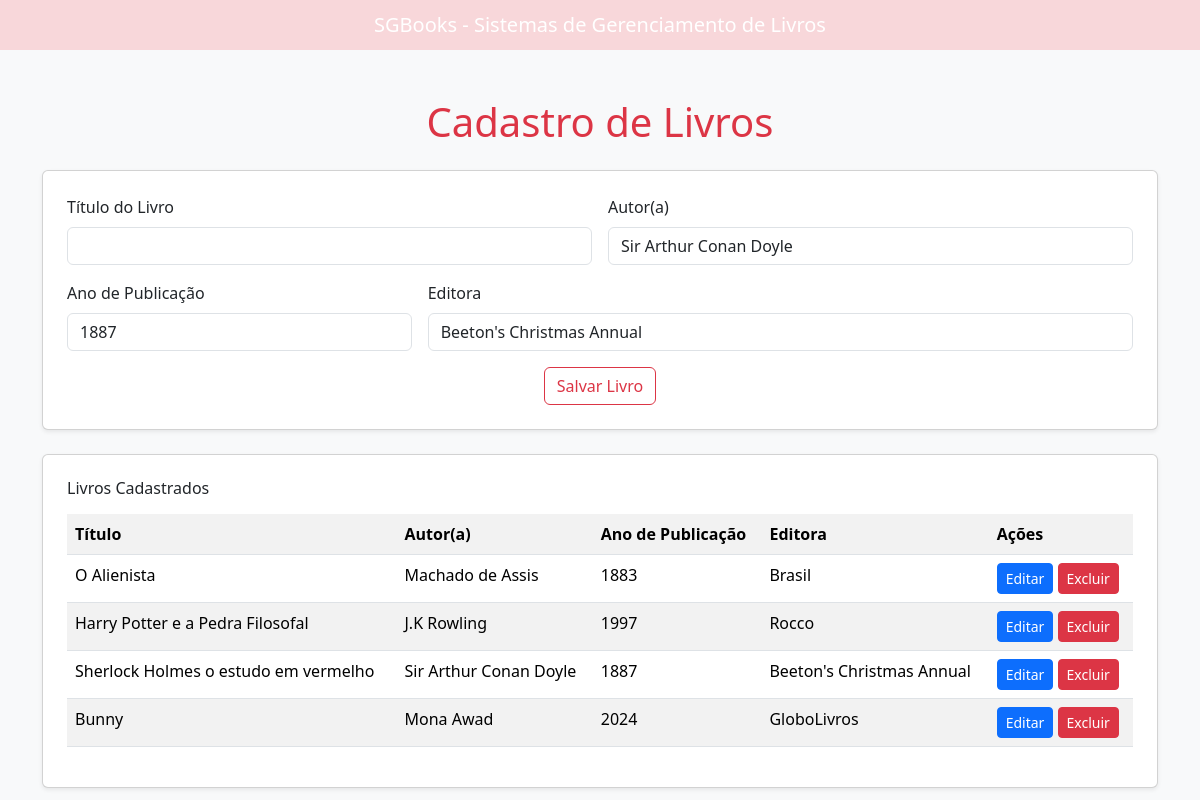
Page /livros/editar/3 on the committed database.
### sgb_livros/models.py (models this page shows)
class Livro(models.Model): #models.model indica que a classe Livro é um modelo do Django é padrão
    titulo = models.CharField(max_length=200) #CharField é um campo de texto com tamanho máximo definido
    autor = models.CharField(max_length=150)
    ano_publicacao = models.PositiveIntegerField()
    editora = models.CharField(max_length=100, blank=True, null=True) #blank e null permitem que o campo seja opcional
    def __str__(self):
        return self.titulo

### sgb_livros/views.py (the view, shortened to what this page needs)
# urls.py: path('editar/<int:livro_id>', views.edita_livro, name='edita_livro'),
def edita_livro(request, livro_id):
    livro = get_object_or_404(Livro, id=livro_id)
    livros = Livro.objects.all()  # Recupera todos os livros do banco de dados
    return render(request, 'livros.html', {'livros': livros, 'livro_editar': livro})

### sgb_livros/templates/livros.html (shortened to what this page needs)
<!DOCTYPE html>
<html lang="pt-br">
  <head>
    <link href="https://cdn.jsdelivr.net/npm/bootstrap@5.3.8/dist/css/bootstrap.min.css" rel="stylesheet">
  </head>
   <body class="bg-light">
    <header>
      <nav class="navbar navbar-expand-lg navbar-dark bg-danger-subtle">
        <div class="container-fluid justify-content-center">
          <span class="navbar-brand mb-0 h1 mx-3 text-gray"> SGBooks - Sistemas de Gerenciamento de Livros </span>
        </div>
      </nav>
    </header>
    <div class="container mt-5">
      <h1 class="mb-4 text-center text-danger">Cadastro de Livros</h1>
      <div class="card p-4 mb-4 shadow-sm">
          <form action="" method="POST">
            <div class="row g-3">
              <div class="col-md-6">
                <label class="form-label">Título do Livro</label>
                <input type="text" name="titulo" class="form-control" value="{{ titulo_editar.titulo|default:'' }}" required>
              </div>
              <div class="col-md-6">
                <label class="form-label">Autor(a)</label>
                <input type="text" name="autor" class="form-control" value="{{ livro_editar.autor|default:'' }}" required>
              </div>
              <div class="col-md-4">
                <label class="form-label">Ano de Publicação</label>
                <input type="number" name="ano_publicacao" class="form-control" value="{{ livro_editar.ano_publicacao|default:'' }}" required>
              </div>
              <div class="col-md-8">
                <label for="editora" class="form-label">Editora</label>
                <input type="text" name="editora" class="form-control" value="{{ livro_editar.editora|default:'' }}">
              </div>
            </div>
            <div class="mt-3 text-center">
              <button type="submit" class="btn btn-outline-danger">{% if livro_editar %}Salvar Livro{% else %}Adicionar Livro{% endif %}</button>
            </div>
          </form>
        </div>
        <div class="card p-4 shadow-sm">
          <h6 class="mb-3">Livros Cadastrados</h6>
          <table class="table table-striped table-hover">
            <tr>
              <th>Título</th>
              <th>Autor(a)</th>
              <th>Ano de Publicação</th>
              <th>Editora</th>
              <th>Ações</th>
            </tr>
            {% for livro in livros %}
              <tr>
                <td>{{ livro.titulo }}</td>
                <td>{{ livro.autor }}</td>
                <td>{{ livro.ano_publicacao }}</td>
                <td>{{ livro.editora }}</td>
                <td>
                   <a href="{% url 'edita_livro' livro.id %}" class="btn btn-sm btn-primary">Editar</a>
                   <a href="{% url 'exclui_livro' livro.id %}" class="btn btn-sm btn-danger" onclick="return confirm('Deseja excluir esse livro?')">Excluir</a>
                </td>
              </tr>
            {% empty %}
            </table>
            <tr>
              <td colspan="5" class="text-center">Nenhum livro cadastrado.</td>
            </tr>
            {% endfor %}
        </div>
    </div>
  </body>
</html>

### rows in the picture
Livro: autor "Sir Arthur Conan Doyle", ano_publicacao "1887", editora "Beeton's Christmas Annual", titulo "Sherlock Holmes o estudo em vermelho"
Livro: titulo "O Alienista", autor "Machado de Assis", ano_publicacao "1883", editora "Brasil"
Livro: titulo "Harry Potter e a Pedra Filosofal", autor "J.K Rowling", ano_publicacao "1997", editora "Rocco"
Livro: titulo "Bunny", autor "Mona Awad", ano_publicacao "2024", editora "GloboLivros"
